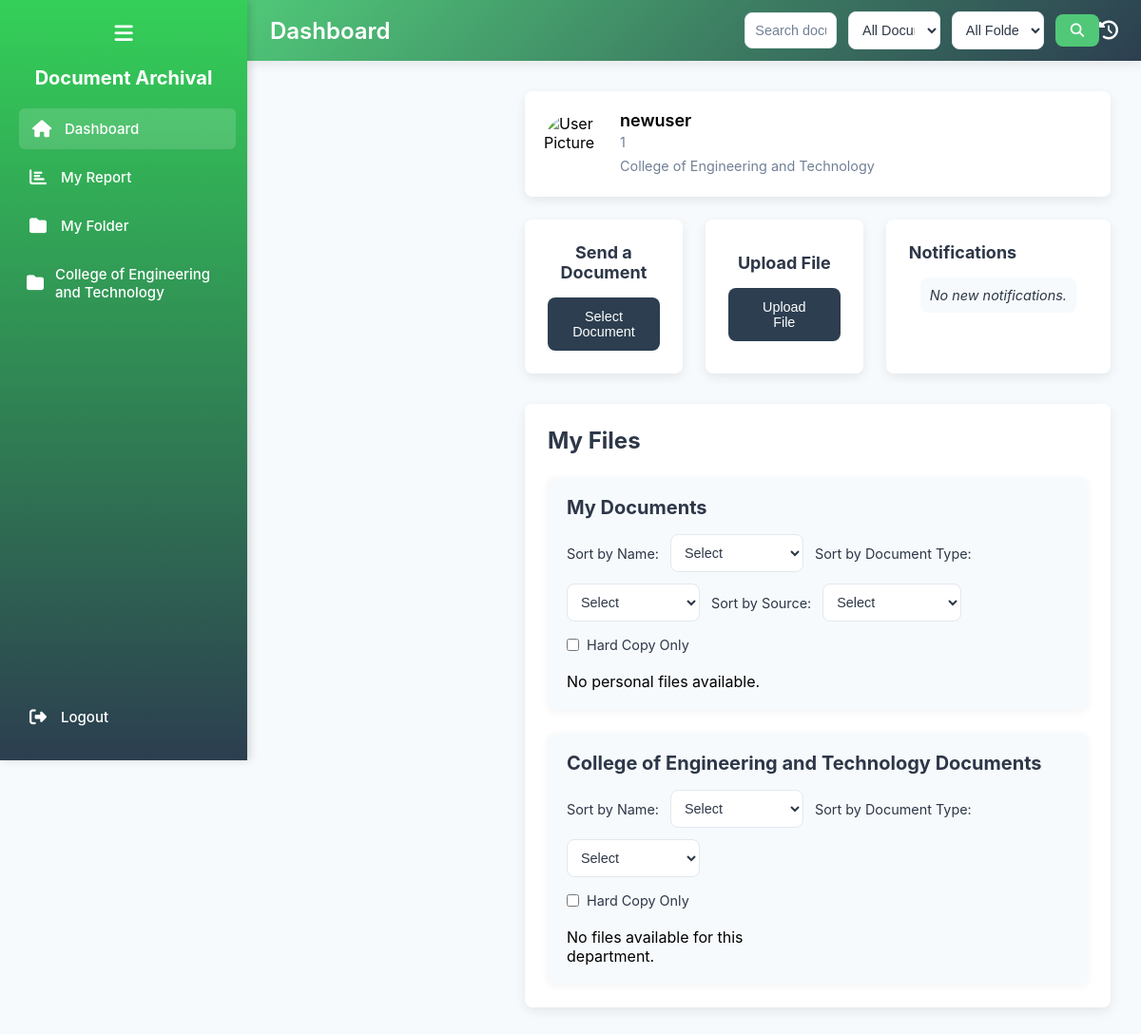
Page /Dashboard.php (signed in) on the committed database.
### tables this page shows
CREATE TABLE `departments` (
  `department_id` int(11) NOT NULL AUTO_INCREMENT,
  `department_name` varchar(255) NOT NULL COMMENT 'Name of the department',
  `department_type` varchar(50) NOT NULL COMMENT 'Type (e.g., college, office, sub_department)',
  `name_type` varchar(50) NOT NULL COMMENT 'Category (e.g., Academic, Administrative)',
  `parent_department_id` int(11) DEFAULT NULL COMMENT 'Recursive reference to parent department',
  PRIMARY KEY (`department_id`),
  KEY `idx_parent_department` (`parent_department_id`),
  CONSTRAINT `fk_departments_parent` FOREIGN KEY (`parent_department_id`) REFERENCES `departments` (`department_id`) ON DELETE SET NULL
);

CREATE TABLE `users` (
  `user_id` int(11) NOT NULL AUTO_INCREMENT,
  `username` varchar(255) NOT NULL COMMENT 'Unique username for login',
  `password` varchar(255) NOT NULL COMMENT 'Hashed password',
  `email` varchar(255) DEFAULT NULL COMMENT 'Unique email for user',
  `role` varchar(50) NOT NULL COMMENT 'User role (e.g., admin, user, client)',
  `profile_pic` blob DEFAULT NULL COMMENT 'Optional user profile picture',
  `position` int(11) NOT NULL DEFAULT 0 COMMENT 'Position or rank (0 for default)',
  `created_at` datetime DEFAULT NULL COMMENT 'Account creation timestamp',
  PRIMARY KEY (`user_id`),
  UNIQUE KEY `idx_username` (`username`),
  UNIQUE KEY `idx_email` (`email`)
);

### dashboard.php (the view, shortened to what the rows shown need)
<?php
require 'log_activity.php';
$userId = filter_var($_SESSION['user_id'], FILTER_SANITIZE_NUMBER_INT);
$stmt = $pdo->prepare("
    SELECT u.user_id, u.username, u.role, u.profile_pic, u.position,
           d.department_id, d.department_name
    FROM users u
    LEFT JOIN users_department ud ON u.user_id = ud.user_id
    LEFT JOIN departments d ON ud.department_id = d.department_id
    WHERE u.user_id = ?
    LIMIT 1
");
$stmt->execute([$userId]);
$user = $stmt->fetch(PDO::FETCH_ASSOC);
$stmt = $pdo->prepare("
    SELECT d.department_id, d.department_name
    FROM departments d
    JOIN users_department ud ON d.department_id = ud.department_id
    WHERE ud.user_id = ?
");
$stmt->execute([$userId]);
$userDepartments = $stmt->fetchAll(PDO::FETCH_ASSOC);
$departmentFiles = [];
foreach ($userDepartments as $dept) {
    $deptId = $dept['department_id'];
    $stmt = $pdo->prepare("
        SELECT f.file_id, f.file_name, f.file_type, f.upload_date, f.copy_type, dtf.type_name AS document_type
        FROM files f
        JOIN transactions t ON f.file_id = t.file_id
        LEFT JOIN document_types dtf ON f.document_type_id = dtf.document_type_id
        WHERE t.users_department_id IN (
            SELECT users_department_id FROM users_department WHERE department_id = ? AND user_id = ?
        )
        AND t.transaction_type = 'file_sent'
        AND t.description = 'accepted'
        AND f.file_status != 'deleted'
        ORDER BY f.upload_date DESC
    ");
    $stmt->execute([$deptId, $userId]);
    $departmentFiles[$deptId] = $stmt->fetchAll(PDO::FETCH_ASSOC);
}
?>
<!DOCTYPE html>
<html lang="en">
<head>
    <?php
     include 'user_head.php';
    ?>
</head>
<body>
<?php
    include 'user_menu.php';
?>
        <?php foreach ($userDepartments as $dept): ?>
            <a href="department_folder.php?department_id=<?= htmlspecialchars(filter_var($dept['department_id'], FILTER_SANITIZE_NUMBER_INT)) ?>"
                class="<?= isset($_GET['department_id']) && (int)$_GET['department_id'] === $dept['department_id'] ? 'active' : '' ?>"
                data-tooltip="<?= htmlspecialchars($dept['department_name'] ?? 'Unnamed Department') ?>"
                aria-label="<?= htmlspecialchars($dept['department_name'] ?? 'Unnamed Department') ?> Folder">
                <i class="fas fa-folder"></i>
                <span class="link-text"><?= htmlspecialchars($dept['department_name'] ?? 'Unnamed Department') ?></span>
            </a>
        <?php endforeach; ?>
    </aside>
    <header class="top-nav" role="banner">
        <h2>Dashboard</h2>
    </header>
    <main class="main-content" role="main">
        <section class="user-id-calendar-container">
            <div class="user-id">
                <div class="user-info">
                    <p class="user-name"><?= htmlspecialchars($user['username'] ?? 'Unknown User') ?></p>
                    <p class="user-position"><?= htmlspecialchars($user['position'] ?? 'No Position') ?></p>
                    <p class="user-department"><?= htmlspecialchars($user['department_name'] ?? 'No Department') ?></p>
                </div>
            </div>
        </section>
        <section class="owned-files-section">
            <h2>My Files</h2>
            <div class="files-grid">
                <?php foreach ($userDepartments as $dept): ?>
                    <div class="file-subsection">
                        <h3><?= htmlspecialchars($dept['department_name']) ?> Documents</h3>
                        <div class="file-controls">
                            <div class="sort-controls">
                                <label for="sort-department-name-<?= htmlspecialchars($dept['department_id']) ?>">Sort by Name:</label>
                                <select id="sort-department-name-<?= htmlspecialchars($dept['department_id']) ?>"
                                    class="sort-department-name"
                                    data-dept-id="<?= htmlspecialchars($dept['department_id']) ?>"
                                    onchange="sortDepartmentFiles(<?= htmlspecialchars($dept['department_id']) ?>)"
                                    aria-label="Sort Department Files by Name">
                                    <option value="">Select</option>
                                </select>
                                <label for="sort-department-type-<?= htmlspecialchars($dept['department_id']) ?>">Sort by Document Type:</label>
                                <select id="sort-department-type-<?= htmlspecialchars($dept['department_id']) ?>"
                                    class="sort-department-type"
                                    data-dept-id="<?= htmlspecialchars($dept['department_id']) ?>"
                                    onchange="sortDepartmentFiles(<?= htmlspecialchars($dept['department_id']) ?>)"
                                    aria-label="Sort Department Files by Document Type">
                                    <option value="">Select</option>
                                </select>
                            </div>
                            <div class="filter-controls">
                                <label><input type="checkbox"
                                        class="hard-copy-department-filter"
                                        data-dept-id="<?= htmlspecialchars($dept['department_id']) ?>"
                                        onchange="filterDepartmentFilesByHardCopy(<?= htmlspecialchars($dept['department_id']) ?>)"
                                        aria-label="Filter Department Files by Hard Copy"> Hard Copy Only</label>
                            </div>
                        </div>
                        <div class="file-grid department-files-grid" id="departmentFiles-<?= htmlspecialchars($dept['department_id']) ?>">
                            <?php if (!empty($departmentFiles[$dept['department_id']])): ?>
                                <?php foreach ($departmentFiles[$dept['department_id']] as $file): ?>
                                    <div class="file-item"
                                        data-file-id="<?= htmlspecialchars($file['file_id']) ?>"
                                        data-file-name="<?= htmlspecialchars($file['file_name']) ?>"
                                        data-document-type="<?= htmlspecialchars($file['document_type'] ?? 'Unknown') ?>"
                                        data-upload-date="<?= htmlspecialchars($file['upload_date']) ?>"
                                        data-hard-copy="<?= htmlspecialchars($file['copy_type'] === 'copy' ? '1' : '0') ?>"
                                        data-source="department">
                                        <i class="<?= getFileIcon($file['file_name']) ?> file-icon"></i>
                                        <p class="file-name"><?= htmlspecialchars($file['file_name']) ?></p>
                                        <p class="file-type"><?= htmlspecialchars(ucfirst($file['document_type'] ?? 'Unknown')) ?></p>
                                        <p class="file-date"><?= date('M d, Y', strtotime($file['upload_date'])) ?></p>
                                        <span class="hard-copy-indicator"><?= $file['copy_type'] === 'copy' ? '<i class="fas fa-print"></i> Hard Copy' : '' ?></span>
                                        <button class="view-file-button" onclick="viewFile(<?= htmlspecialchars($file['file_id']) ?>)" aria-label="View File">View</button>
                                    </div>
                                <?php endforeach; ?>
                            <?php else: ?>
                                <p>No files available for this department.</p>
                            <?php endif; ?>
                        </div>
                    </div>
                <?php endforeach; ?>
            </div>
        </section>
    </main>
</body>
</html>

### rows in the picture
departments: department_name "College of Engineering and Technology", shows "No files available for this department."
users: username "newuser", position "1", departments.department_name "College of Engineering and Technology"
